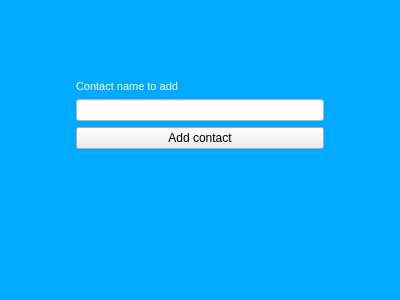
<?xml version="1.0" encoding="UTF-8"?>
<ui version="4.0">
 <class>FormAddContact</class>
 <widget class="QWidget" name="FormAddContact">
  <property name="geometry">
   <rect>
    <x>0</x>
    <y>0</y>
    <width>400</width>
    <height>300</height>
   </rect>
  </property>
  <property name="minimumSize">
   <size>
    <width>400</width>
    <height>300</height>
   </size>
  </property>
  <property name="maximumSize">
   <size>
    <width>400</width>
    <height>300</height>
   </size>
  </property>
  <property name="windowTitle">
   <string>Babel - Add contact</string>
  </property>
  <property name="styleSheet">
   <string notr="true">background-color: rgb(0, 170, 255);</string>
  </property>
  <widget class="QWidget" name="formLayoutWidget">
   <property name="geometry">
    <rect>
     <x>70</x>
     <y>80</y>
     <width>261</width>
     <height>101</height>
    </rect>
   </property>
   <layout class="QFormLayout" name="formLayout">
    <property name="fieldGrowthPolicy">
     <enum>QFormLayout::AllNonFixedFieldsGrow</enum>
    </property>
    <property name="rightMargin">
     <number>7</number>
    </property>
    <item row="2" column="1">
     <widget class="QLineEdit" name="lineEditContactName">
      <property name="styleSheet">
       <string notr="true">background-color: rgb(255, 255, 255);</string>
      </property>
     </widget>
    </item>
    <item row="3" column="1">
     <widget class="QPushButton" name="pushButtonAddContact">
      <property name="styleSheet">
       <string notr="true">background-color: rgb(237, 237, 237);</string>
      </property>
      <property name="text">
       <string>Add contact</string>
      </property>
     </widget>
    </item>
    <item row="1" column="1">
     <widget class="QLabel" name="labelAddContact">
      <property name="text">
       <string>&lt;!DOCTYPE HTML PUBLIC &quot;-//W3C//DTD HTML 4.0//EN&quot; &quot;http://www.w3.org/TR/REC-html40/strict.dtd&quot;&gt;
&lt;html&gt;&lt;head&gt;&lt;meta name=&quot;qrichtext&quot; content=&quot;1&quot; /&gt;&lt;style type=&quot;text/css&quot;&gt;
p, li { white-space: pre-wrap; }
&lt;/style&gt;&lt;/head&gt;&lt;body style=&quot; font-family:'MS Shell Dlg 2'; font-size:7.8pt; font-weight:400; font-style:normal;&quot;&gt;
&lt;p style=&quot; margin-top:0px; margin-bottom:0px; margin-left:0px; margin-right:0px; -qt-block-indent:0; text-indent:0px;&quot;&gt;&lt;span style=&quot; font-size:8pt; color:#ffffff;&quot;&gt;Contact name to add&lt;/span&gt;&lt;/p&gt;&lt;/body&gt;&lt;/html&gt;</string>
      </property>
     </widget>
    </item>
   </layout>
  </widget>
 </widget>
 <resources/>
 <connections/>
</ui>
